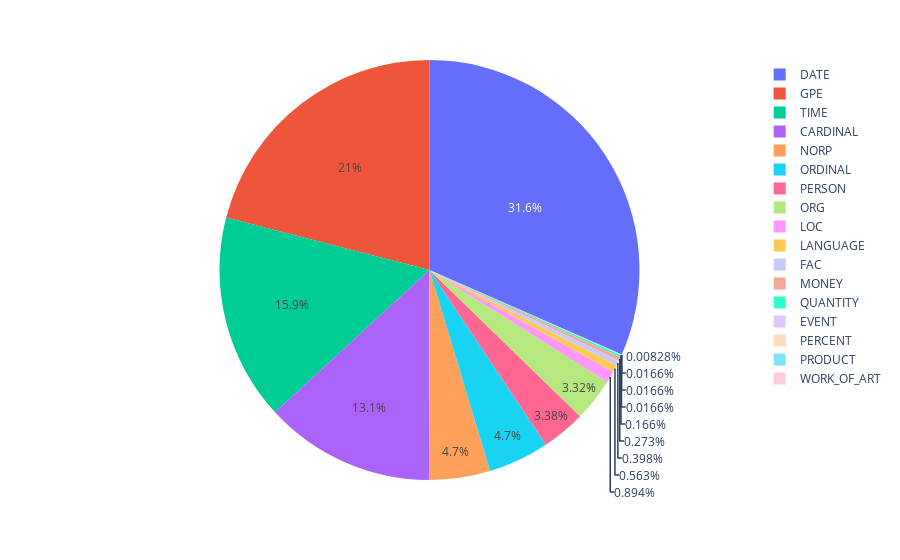

The code cell stored with this chart in its notebook:
### Code cell
df6['Entity'].value_counts()
negative= df6.groupby(['Entity']).size().to_frame('count').reset_index()
negative.sort_values(by='count', ascending=False)[:10]
fig = px.pie(negative, values='count', names='Entity')
fig.show()

### Figure 1 — Plotly figure (JSON) as saved in the notebook; plotly's stock layout.template omitted (floating-point values rounded to 4 significant figures)
{"data": [{"domain": {"x": [0, 1], "y": [0, 1]}, "hovertemplate": "Entity=%{label}<br>count=%{value}<extra></extra>", "labels": ["CARDINAL", "DATE", "EVENT", "FAC", "GPE", "LANGUAGE", "LOC", "MONEY", "NORP", "ORDINAL", "ORG", "PERCENT", "PERSON", "PRODUCT", "QUANTITY", "TIME", "WORK_OF_ART"], "legendgroup": "", "name": "", "showlegend": true, "type": "pie", "values": [1584, 3815, 2, 48, 2534, 68, 108, 33, 567, 567, 401, 2, 408, 2, 20, 1914, 1]}], "layout": {"legend": {"tracegroupgap": 0}, "margin": {"t": 60}}}
